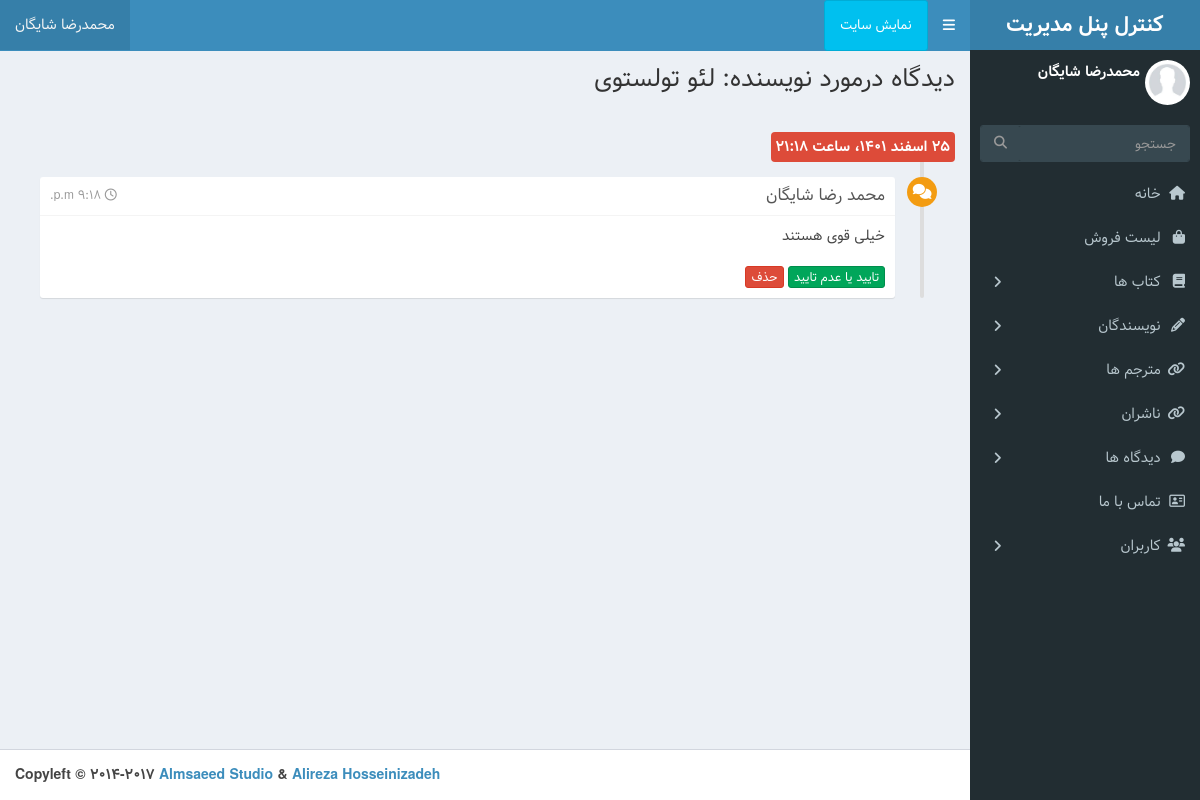
Screenshot of /admin-dashboard/author-comment/1 (signed in) with the database file from the repository.
### book/models.py (models this page shows, shortened)
class AuthorComment(models.Model):
	author = models.ForeignKey(Author,on_delete=models.CASCADE,related_name='comments')
	name = models.CharField(max_length=100)
	email = models.EmailField()
	body = models.TextField()
	created_on = models.DateTimeField(auto_now_add=True)
	active = models.BooleanField(default=False)
	is_read = models.BooleanField(default=False)
	class Meta:
		db_table = 'Author Comment'
		ordering = ['-created_on']
	def jpublish(self):
		return jalali_converter(self.created_on)
	objects = AuthorCommentManager()

class Author(models.Model):
	name = models.CharField(max_length=255)
	slug = models.CharField(max_length=255)
	nationality = models.CharField(max_length=255)
	birth = models.IntegerField()
	death = models.IntegerField()
	description = RichTextField()
	picture = models.ImageField(upload_to='author/image')
	status = models.BooleanField(default=False)
	class Meta:
		db_table = 'Author'
	def __str__(self):
		return self.name
	objects = AuthorManager()

### dashboard/views.py (the view)
# urls.py: path('author-comment/<int:pk>', views.AuthorCommentDetail.as_view() , name='author_comment_detail'),
class AuthorCommentDetail(LoginRequiredMixin,DashboardLoginMixin, DetailView):
    template_name = 'dashboard/author_comment_detail.html'
    def get_object(self):
        pk = self.kwargs.get('pk')
        return get_object_or_404 (AuthorComment , pk=pk)

### dashboard/mixins.py (called while the page is built)
	def dispatch(self, request, *args, **kwargs):
		if request.user.is_superuser or request.user.is_staff:
			return super().dispatch(request, *args, **kwargs) # type: ignore
		else:
			return redirect ('Book:index')

### extensions/jalali.py (called while the page is built)
    def persian_tuple(self):
        return self.persian_year, self.persian_month, self.persian_day

### extensions/utils.py (called while the page is built)
def persian_numbers_converter(mystr):
	numbers = {
		"0": "۰",
		"1": "۱",
		"2": "۲",
		"3": "۳",
		"4": "۴",
		"5": "۵",
		"6": "۶",
		"7": "۷",
		"8": "۸",
		"9": "۹",
	}
	for e, p in numbers.items():
		mystr = mystr.replace(e, p)
	return mystr

def jalali_converter(time):
	jmonths = ["فروردین", "اردیبهشت", "خرداد", "تیر", "مرداد", "شهریور", "مهر", "آبان", "آذر", "دی", "بهمن", "اسفند",]
	time = timezone.localtime(time)
	time_to_str = "{},{},{}".format(time.year, time.month,time.day)
	time_to_tuple = jalali.Gregorian(time_to_str).persian_tuple()
	time_to_list = list(time_to_tuple)
	for index, month in enumerate(jmonths):
		if time_to_list[1] == index + 1:
			time_to_list[1] = month
			break
	output = "{} {} {}، ساعت {}:{}".format(
		time_to_list[2],
		time_to_list[1],
		time_to_list[0],
		time.hour,
		time.minute,
	)
	return persian_numbers_converter(output)

### templates/dashboard/author_comment_detail.html
{% extends 'dashboard/base.html' %}
{% load static %}
{% block title %} دیدگاه درمورد نویسنده: {{object.author}} {% endblock %}
{% block main %}
<br><br>
<div class="col-md-12">
    <ul class="timeline">
      <li class="time-label">
            <span class="bg-red">
              {{object.jpublish}}
            </span>
      </li>
      <li>
        <i class="fa fa-comments bg-yellow"></i>
        <div class="timeline-item">
          <span class="time"><i class="fa fa-clock-o"></i> {{object.created_on.time}}</span>
          <h3 class="timeline-header">{{object.name}} </h3>
            <div class="timeline-body">
                {{object.body}}
            </div>
          <div class="timeline-footer">
            <a class="btn btn-success btn-xs" href="{% url 'Dashboard:author_comment_active' object.pk %}">تایید یا عدم تایید</a>
            <a class="btn btn-danger btn-xs" href="{% url 'Dashboard:author_comment_delete' object.pk %}">حذف</a>
          </div>
        </div>
      </li>
    </ul>
  </div>
{% endblock %}

### templates/dashboard/base.html (shortened to what this page needs)
{% load static %}
<!DOCTYPE html>
<html>
<head>
  <link rel="stylesheet" href="{% static 'dashboard/dist/css/bootstrap-theme.css' %}">
  <link rel="stylesheet" href="{% static 'dashboard/dist/css/rtl.css' %}">
  <link rel="stylesheet" href="{% static 'dashboard/bower_components/font-awesome/css/font-awesome.min.css' %}">
  <link rel="stylesheet" href="{% static 'dashboard/bower_components/Ionicons/css/ionicons.min.css' %}">
  <link rel="stylesheet" href="{% static 'dashboard/dist/css/AdminLTE.css' %}">
  <link rel="stylesheet" href="{% static 'dashboard/dist/css/skins/skin-blue.min.css' %}">
</head>
<body class="hold-transition skin-blue sidebar-mini">
<div class="wrapper">
  <header class="main-header">
    <a href="{% url 'Dashboard:dashboard' %}" class="logo">
      <span class="logo-lg"><b>کنترل پنل مدیریت</b></span>
    </a>
    <nav class="navbar navbar-static-top">
      <a href="#" class="sidebar-toggle" data-toggle="push-menu" role="button">
      </a>
      <a class="btn btn-info" style="padding: 15px;" href="{% url 'Book:index' %} " target="_blank">نمایش سایت</a>
      <div class="navbar-custom-menu">
        <ul class="nav navbar-nav">
          <li class="dropdown user user-menu">
            <a href="#" class="dropdown-toggle" data-toggle="dropdown">
              <span class="hidden-xs">{{user.get_full_name}}</span>
            </a>
          </li>
        </ul>
      </div>
    </nav>
  </header>
  <aside class="main-sidebar">
    <section class="sidebar">
      <div class="user-panel">
        <div class="pull-right image">
          <img src="{% static 'dashboard/dist/img/profile.jpg' %}" class="img-circle" alt="User Image">
        </div>
        <div class="pull-right info">
          <p>{{user.get_full_name}}</p>
        </div>
      </div>
      <form action="#" method="get" class="sidebar-form">
        <div class="input-group">
          <input type="text" name="q" class="form-control" placeholder="جستجو">
          <span class="input-group-btn">
              <button type="submit" name="search" id="search-btn" class="btn btn-flat"><i class="fa fa-search"></i>
              </button>
            </span>
        </div>
      </form>
      <ul class="sidebar-menu" data-widget="tree">
        <li><a href="{% url 'Dashboard:dashboard' %}"><i class="fa fa-home"></i> <span>خانه</span></a></li>
        <li><a href="#"><i class="fa fa-shopping-bag"></i> <span>لیست فروش</span></a></li>
        <li class="treeview">
          <a href="#"><i class="fa fa-book"></i> <span>کتاب ها</span>
            <span class="pull-left-container">
              <i class="fa fa-angle-right pull-left"></i>
            </span>
          </a>
        </li>
        <li class="treeview">
          <a href="#"><i class='fa fa-pencil'></i> <span>نویسندگان </span>
            <span class="pull-left-container">
              <i class="fa fa-angle-right pull-left"></i>
            </span>
          </a>
        </li>
        <li class="treeview">
          <a href="#"><i class="fa fa-link"></i> <span>مترجم ها</span>
            <span class="pull-left-container">
              <i class="fa fa-angle-right pull-left"></i>
            </span>
          </a>
        </li>
        <li class="treeview">
          <a href="#"><i class="fa fa-link"></i> <span> ناشران</span>
            <span class="pull-left-container">
              <i class="fa fa-angle-right pull-left"></i>
            </span>
          </a>
        </li>
        <li class="treeview">
          <a href="#"><i class="fa fa-comment"></i> <span>دیدگاه ها</span>
            <span class="pull-left-container">
              <i class="fa fa-angle-right pull-left"></i>
            </span>
          </a>
        </li>
        <li><a href="{% url 'Dashboard:contact_us_list' %}"><i class="fa fa-address-card-o"></i> <span>تماس با ما</span></a></li>
        <li class="treeview">
          <a href="#"><i class="fa fa-users"></i></i> <span> کاربران</span>
            <span class="pull-left-container">
              <i class="fa fa-angle-right pull-left"></i>
            </span>
          </a>
        </li>
      </ul>
    </section>
  </aside>
  <div class="content-wrapper">
    <section class="content-header">
      <h1>
      {% block title %} {% endblock %}
      </h1>
    </section>
    {% block main %}
    {% endblock %}
  </div>
  <footer class="main-footer text-left">
    <strong>Copyleft &copy; 2014-2017 <a href="https://adminlte.io">Almsaeed Studio</a> & <a href="http://hosseinizadeh.ir/adminlte">Alireza Hosseinizadeh</a></strong>
  </footer>
</body>
</html>

### rows the page displays
AuthorComment: author "لئو تولستوی", jpublish "۲۵ اسفند ۱۴۰۱، ساعت ۲۱:۱۸", created_on.time "9:18 p.m.", name "محمد رضا شایگان", body "خیلی قوی هستند"

### other values shown
{{ user.get_full_name }} "محمدرضا شایگان"
